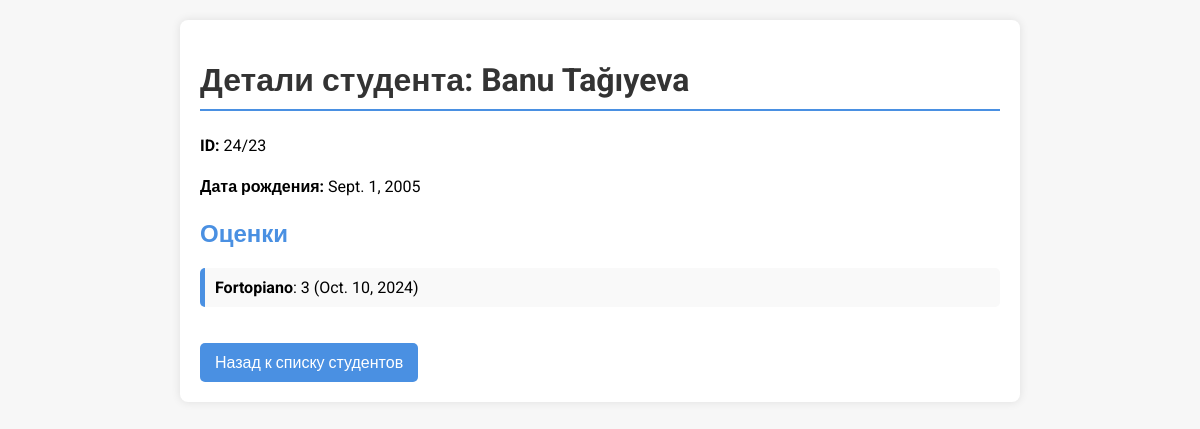
The app's page /students/1/ with its own data.
### journal_app/models.py (models this page shows, shortened)
class Student(models.Model):
    first_name = models.CharField(max_length=100)
    last_name = models.CharField(max_length=100)
    student_id = models.CharField(max_length=10, unique=True)
    date_of_birth = models.DateField()

class Grade(models.Model):
    student = models.ForeignKey(Student, on_delete=models.CASCADE)
    subject = models.ForeignKey(Subject, on_delete=models.CASCADE)
    grade = models.PositiveSmallIntegerField()
    date = models.DateField()

class Subject(models.Model):
    name = models.CharField(max_length=100)

### journal_app/views.py (the view)
# urls.py: path('<int:student_id>/', views.student_detail, name='student_detail'),
def student_detail(request, student_id):
    student = get_object_or_404(Student, id=student_id)  # Измените на id
    grades = Grade.objects.filter(student=student)
    context = {
        'student': student,
        'grades': grades,
    }
    return render(request, 'journal_app/student_detail.html', context)

### journal_app/templates/journal_app/student_detail.html (shortened to what this page needs)
{% extends 'journal_app/base.html' %}
{% load static %}
{% block content %}
    <h1>Детали студента: {{ student.first_name }} {{ student.last_name }}</h1>
    <p><strong>ID:</strong> {{ student.student_id }}</p>
    <p><strong>Дата рождения:</strong> {{ student.date_of_birth }}</p>
    <h2>Оценки</h2>
    <ul>
        {% for grade in grades %}
            <li><strong>{{ grade.subject.name }}</strong>: {{ grade.grade }} ({{ grade.date }})</li>
        {% empty %}
            <li>Оценки не найдены.</li>
        {% endfor %}
    </ul>
    <a href="{% url 'students_list' %}">Назад к списку студентов</a>
{% endblock %}

### journal_app/static/journal_app/css/styles.css (style rules this page uses)
:root { --main-color: #4A90E2; --accent-color: #50E3C2; --background-color: #F7F7F7; --text-color: #333333; }
body { font-family: 'Roboto', sans-serif; background-color: var(--background-color); margin: 0; padding: 20px; }
h1 { color: var(--text-color); border-bottom: 2px solid var(--main-color); padding-bottom: 10px; }
h2 { color: var(--main-color); }
p { line-height: 1.6; }
ul { list-style-type: none; padding: 0; }
li { background: #f9f9f9; margin: 10px 0; padding: 10px; border-radius: 5px; border-left: 5px solid var(--main-color); }
a { display: inline-block; margin-top: 20px; text-decoration: none; background: var(--main-color); color: white; padding: 10px 15px; border-radius: 5px; transition: background 0.3s, transform 0.3s, box-shadow 0.3s; }

### records on screen
Student: first_name "Banu", last_name "Tağıyeva", student_id "24/23", date_of_birth "Sept. 1, 2005"
Grade: subject.name "Fortopiano", grade "3", date "Oct. 10, 2024"
